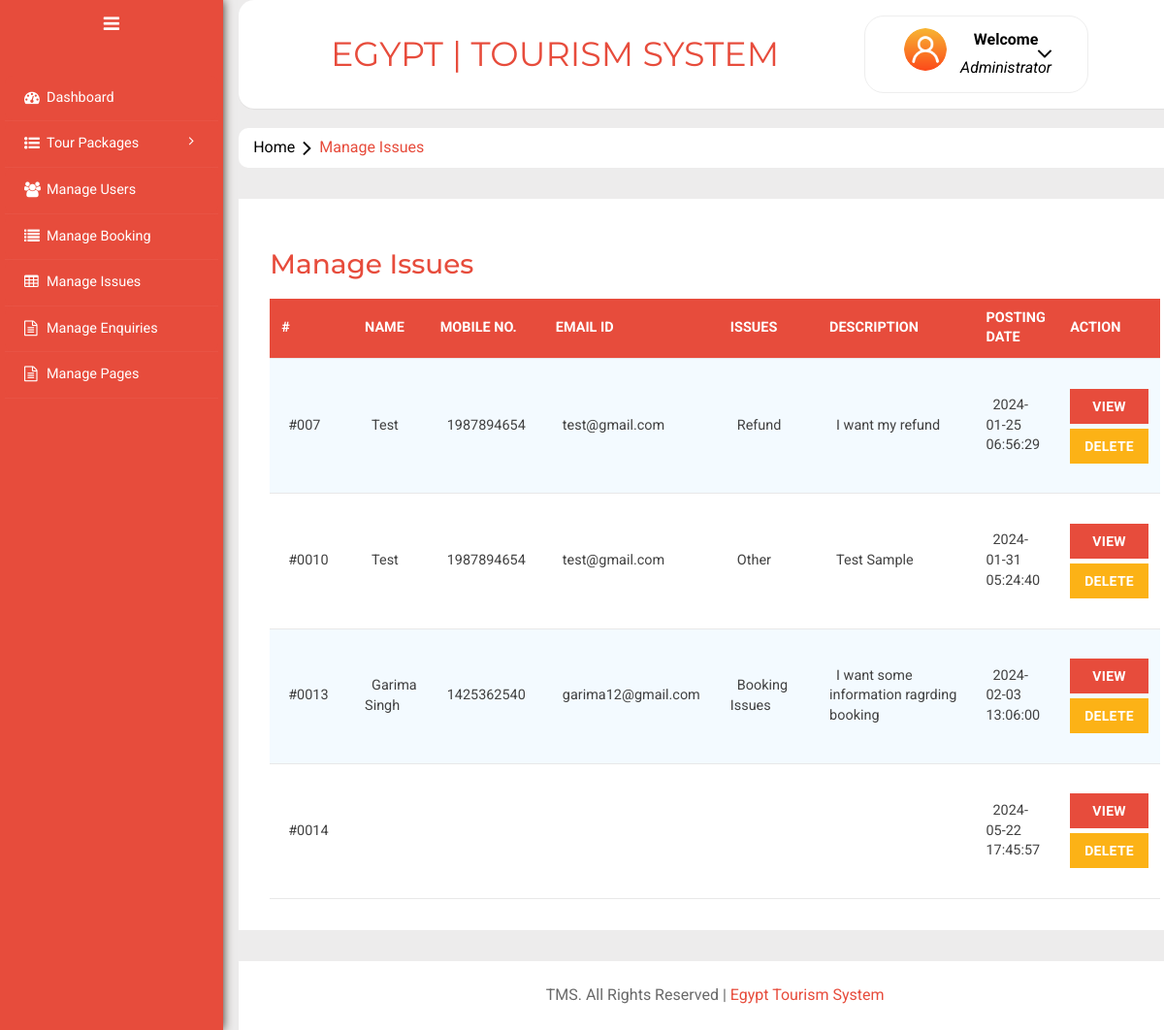
/admin/manageissues.php (signed in), run on the app's committed database.
### tables this page shows
CREATE TABLE `tblissues` (
  `id` int(11) NOT NULL,
  `UserEmail` varchar(100) DEFAULT NULL,
  `Issue` varchar(100) DEFAULT NULL,
  `Description` mediumtext DEFAULT NULL,
  `PostingDate` timestamp NULL DEFAULT current_timestamp(),
  `AdminRemark` mediumtext DEFAULT NULL,
  `AdminremarkDate` timestamp NULL DEFAULT NULL ON UPDATE current_timestamp()
);

CREATE TABLE `tblusers` (
  `id` int(11) NOT NULL,
  `FullName` varchar(100) DEFAULT NULL,
  `MobileNumber` char(10) DEFAULT NULL,
  `EmailId` varchar(70) DEFAULT NULL,
  `Password` varchar(100) DEFAULT NULL,
  `RegDate` timestamp NULL DEFAULT current_timestamp(),
  `UpdationDate` timestamp NULL DEFAULT NULL ON UPDATE current_timestamp()
);

### admin/manageissues.php (the view, shortened to what this page needs)
<?php
include('includes/config.php');
if(strlen($_SESSION['alogin'])==0)
	{
header('location:index.php');
}
else{
	?>
<!DOCTYPE HTML>
<html>
<head>
<link href="css/bootstrap.min.css" rel='stylesheet' type='text/css' />
<link href="css/style.css" rel='stylesheet' type='text/css' />
<link rel="stylesheet" href="css/style.css?v=<?php echo time(); ?>">
<link rel="stylesheet" href="css/morris.css" type="text/css"/>
<link href="css/font-awesome.css" rel="stylesheet">
<link rel="stylesheet" type="text/css" href="css/table-style.css" />
<link rel="stylesheet" type="text/css" href="css/basictable.css" />
<link rel="stylesheet" href="css/icon-font.min.css" type='text/css' />
</head>
<body>
   <div class="page-container">
<div class="left-content">
	   <div class="mother-grid-inner">
				<?php include('includes/header.php');?>
				</div>
<ol class="breadcrumb">
                <li class="breadcrumb-item"><a href="index.html">Home</a><i class="fa fa-angle-right"></i>Manage Issues</li>
            </ol>
<div class="agile-grids">
				<div class="agile-tables">
					<div class="w3l-table-info">
					  <h2>Manage Issues</h2>
					    <table id="table">
						<thead>
						  <tr>
						  <th>#</th>
							<th>Name</th>
							<th>Mobile No.</th>
							<th>Email Id</th>
							<th>Issues </th>
							<th>Description </th>
							<th>Posting date </th>
							<th>Action </th>
						  </tr>
						</thead>
						<tbody>
<?php $sql = "SELECT tblissues.id as id,tblusers.FullName as fname,tblusers.MobileNumber as mnumber,tblusers.EmailId as email,tblissues.Issue as issue,tblissues.Description as Description,tblissues.PostingDate as PostingDate from tblissues left join tblusers on tblusers.EmailId=tblissues.UserEmail";
$query = $dbh -> prepare($sql);
$query->execute();
$results=$query->fetchAll(PDO::FETCH_OBJ);
if($query->rowCount() > 0)
{
foreach($results as $result)
{				?>
						  <tr>
							<td width="120">#00<?php echo htmlentities($result->id);?></td>
							<td width="50"><?php echo htmlentities($result->fname);?></td>
								<td width="50"><?php echo htmlentities($result->mnumber);?></td>
							<td width="50"><?php echo htmlentities($result->email);?></td>
							<td width="200"><?php echo htmlentities($result->issue);?></a></td>
							<td width="400"><?php echo htmlentities($result->Description);?></td>
								<td width="50"><?php echo htmlentities($result->PostingDate);?></td>
<td><a href="javascript:void(0);" onClick="popUpWindow('updateissue.php?iid=<?php echo ($result->id);?>');" class="btn btn-primary btn-block">View </a>
<a href="manageissues.php?action=delete&&id=<?php echo $result->id;?>" onclick="return confirm('Do you really want to delete?')" class="btn btn-danger btn-block">Delete</a>
</td>
</tr>
						 <?php } }?>
						</tbody>
					  </table>
					</div>
			</div>
<?php include('includes/footer.php');?>
</div>
</div>
						<?php include('includes/sidebarmenu.php');?>
							</div>
</body>
</html>
<?php } ?>

### admin/css/table-style.css (style rules this page uses)
table { background: white; border-collapse: collapse; margin: 1.25em 0 0; width: 100%; }
table tr, table th, table td { border: none; border-bottom: 1px solid #e8e8e8; font-size: .95em; }
table th, table td { padding: 10px 12px; text-align: left; }
table th { background: #e74c3c; color: #fff; text-transform: uppercase; }
table tr td { background: #f3faff; color: #424242; }
table tr:nth-of-type(2n+2) td { background: #ffffff; }
table { width: 100%; }

### data on the page
tblissues: id "7", tblusers.FullName "Test", tblusers.MobileNumber "1987894654", tblusers.EmailId "test@gmail.com", Issue "Refund", Description "I want my refund", PostingDate "2024-01-25 06:56:29"
tblissues: id "10", tblusers.FullName "Test", tblusers.MobileNumber "1987894654", tblusers.EmailId "test@gmail.com", Issue "Other", Description "Test Sample", PostingDate "2024-01-31 05:24:40"
tblissues: id "13", tblusers.FullName "Garima Singh", tblusers.MobileNumber "1425362540", tblusers.EmailId "garima12@gmail.com", Issue "Booking Issues", Description "I want some information ragrding booking", PostingDate "2024-02-03 13:06:00"
tblissues: id "14", PostingDate "2024-05-22 17:45:57"
